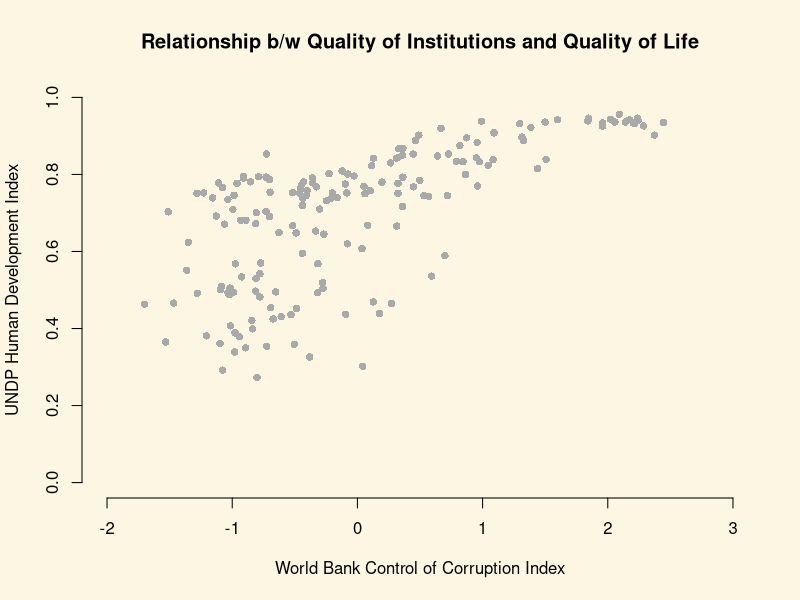

Source code (R):
## ---- chunk 1
par(bg = '#fdf6e3')
## ---- chunk 2
# random draw of 10 values from a uniform distribution
dice <- runif(n = 10, min = 1, max = 7)
dice
## ---- chunk 3
# random draw of 10 values from a uniform distribution
dice2 <- runif(n = 10, min = 1, max = 7)

# first draw
dice
# second draw
dice2
## ---- chunk 4
# set random number generator
set.seed(123)

# random draw of 10 values from a uniform distribution
dice <- runif(n = 10, min = 1, max = 7)
dice
## ---- chunk 5
# set random number generator
set.seed(123)

# 1st random draw of 10 values from a uniform distribution
dice <- runif(n = 10, min = 1, max = 7)
dice

# 2nd random draw of 10 values from a uniform distribution
dice2 <- runif(n = 10, min = 1, max = 7)
dice2

# reset random number generator
set.seed(123)

# 3rd random draw of 10 values from a uniform distribution
dice3 <- runif(n = 10, min = 1, max = 7)
dice3

# 4th random draw of 10 values from a uniform distribution
dice4 <- runif(n = 10, min = 1, max = 7)
dice4
## ---- chunk 6
# reset random number generator
set.seed(123)
# random draw of 10 numbers from a uniform distribution with minimum 1 and maximum 7
dice <- runif(10, 1, 7)
# cut off decimals places
dice <- as.integer(dice)
dice
# frequency of dice rolls
table(dice)
## ---- chunk 7
dice.mean <- mean(dice)
dice.mean
## ---- chunk 8
std.dev <- sd(dice)
std.dev
## ---- chunk 9
t.test(dice, mu = 3.5, conf.level = .95, alt = "two.sided")
## ---- chunk 10
knitr::kable(tibble::tribble(
  ~Variable,     ~Description,
  "h_j",    "1 if Free Judiciary",
  "wdi_gdpc",      "Per capita wealth in US dollars",
  "undp_hdi",      "Human development index (higher values = higher quality of life)",
  "wbgi_cce",      "Control of corruption index (higher values = more control of corruption)",
  "wbgi_pse",    "Political stability index (higher values = more stable)",
  "former_col",    "1 = country was a colony once",
  "lp_lat_abst",    "Latitude of country's captial divided by 90"
))
## ---- chunk 11
world.data <- read.csv("QoG2012.csv")
## ---- chunk 12
mean(world.data$wdi_gdpc)
## ---- chunk 13
wealth.mean <- mean(world.data$wdi_gdpc, na.rm = TRUE)
wealth.mean
## ---- chunk 14
t.test(world.data$wdi_gdpc, mu = 10000, alt = "two.sided") 
## ---- chunk 15
summary(world.data$wdi_gdpc)
## ---- chunk 16
which(world.data$h_j == 1)
## ---- chunk 17
mean( world.data$wdi_gdpc[which(world.data$h_j == 1)], na.rm = TRUE)
## ---- chunk 18
mean( world.data$wdi_gdpc[which(world.data$h_j == 0)], na.rm = TRUE)
## ---- chunk 19
t.test(world.data$wdi_gdpc[world.data$h_j == 1], world.data$wdi_gdpc[world.data$h_j == 0],
       mu = 0, alt = "two.sided", conf = 0.95)
## ---- chunk 20
plot(
  x = world.data$wbgi_cce,
  y = world.data$undp_hdi,
  xlim = c(-2, 3),
  ylim = c(0, 1),
  frame = FALSE,
  xlab = "World Bank Control of Corruption Index",
  ylab = "UNDP Human Development Index",
  main = "Relationship b/w Quality of Institutions and Quality of Life",
  pch = 16,
  col = "darkgray"
)
## ---- chunk 21
cor(y = world.data$undp_hdi, x = world.data$wbgi_cce, use = "complete.obs")
